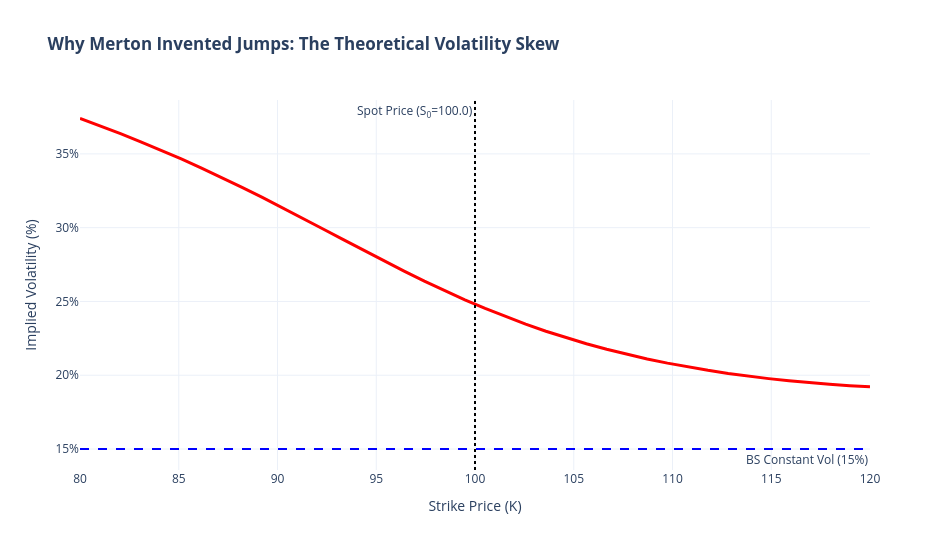

Notebook source saved alongside this figure:
### Code cell
import numpy as np
import plotly.graph_objects as go
import warnings
from src.models.option_pricing_math_engine import merton_jump_call, implied_volatility

# --- 1. Define Theoretical Market Parameters  ---
S0 = 100.0
T = 0.25      # 3 months to expiration
r = 0.05
q = 0.0
theoretical_strikes = np.linspace(80, 120, 40)

# --- 2. Define Baseline vs Jump Parameters  ---
sigma_baseline = 0.15 
lam = 1.0     # 1 jump per year
mu_j = -0.20  # Average jump is a 20% market crash
delta = 0.15  # Volatility of the jump size

# --- 3. Calculate Prices and Convert to IV  ---
merton_ivs = []

with warnings.catch_warnings():
    warnings.simplefilter("ignore")
    for K in theoretical_strikes:
        # Step A: Get the theoretical Merton Price
        m_price = merton_jump_call(S0, K, T, r, q, sigma_baseline, lam, mu_j, delta)
        
        # Step B: Back-calculate IV using Black-Scholes engine
        m_iv = implied_volatility(m_price, S0, K, T, r, q)
        merton_ivs.append(m_iv * 100) # Convert to percentage

merton_ivs = np.array(merton_ivs)

# --- 4. Initialize Plotly Figure ---
fig = go.Figure()

# Add the Merton Volatility Smile 
fig.add_trace(go.Scatter(
    x=theoretical_strikes, 
    y=merton_ivs,
    mode='lines',
    name='Merton Jump Diffusion',
    line=dict(color='red', width=3),
    hovertemplate='IV: %{y:.2f}%<extra></extra>'
))

# --- 5. Add Theoretical Annotations  ---
# Constant Black-Scholes Volatility Line
fig.add_hline(
    y=sigma_baseline * 100, 
    line_dash="dash", 
    line_color="blue",
    annotation_text=f"BS Constant Vol ({sigma_baseline*100:.0f}%)", 
    annotation_position="bottom right"
)

# Spot Price (ATM) Vertical Line
fig.add_vline(
    x=S0, 
    line_dash="dot", 
    line_color="black",
    annotation_text=f"Spot Price (S<sub>0</sub>={S0})", 
    annotation_position="top left"
)

# --- 6. Consolidated Layout Control ---
fig.update_layout(
    title="<b>Why Merton Invented Jumps: The Theoretical Volatility Skew</b>",
    xaxis=dict(
        title="Strike Price (K)",
        unifiedhovertitle=dict(text="<b>Strike Price: %{x:.2f}</b>")
    ),
    yaxis=dict(
        title="Implied Volatility (%)",
        ticksuffix="%"
    ),
    template='plotly_white',
    hovermode='x unified', # Perfectly compare the Skew vs. Baseline
    width=950,
    height=550,
    legend=dict(
        yanchor="top", y=0.99,
        xanchor="right", x=0.99,
        bgcolor="rgba(255, 255, 255, 0.5)"
    )
)

fig.show(config={'displayModeBar': False})

# Debugging diagnostics 
print(f"Calculated IVs: {merton_ivs[:5]}") 
print(f"Number of NaNs: {np.isnan(merton_ivs).sum()} out of {len(merton_ivs)}")

### Figure 1 — Plotly figure (JSON) as saved in the notebook; plotly's stock layout.template omitted (floating-point values rounded to 4 significant figures)
{"data": [{"hovertemplate": "IV: %{y:.2f}%<extra></extra>", "line": {"color": "red", "width": 3}, "mode": "lines", "name": "Merton Jump Diffusion", "type": "scatter", "x": [80.0, 81.03, 82.05, 83.08, 84.1, 85.13, 86.15, 87.18, 88.21, 89.23, 90.26, 91.28, 92.31, 93.33, 94.36, 95.38, 96.41, 97.44, 98.46, 99.49, 100.5, 101.5, 102.6, 103.6, 104.6, 105.6, 106.7, 107.7, 108.7, 109.7, 110.8, 111.8, 112.8, 113.8, 114.9, 115.9, 116.9, 117.9, 119.0, 120.0], "y": [37.4, 36.89, 36.37, 35.82, 35.25, 34.65, 34.04, 33.39, 32.73, 32.05, 31.35, 30.63, 29.91, 29.19, 28.47, 27.75, 27.06, 26.38, 25.73, 25.11, 24.53, 23.98, 23.46, 22.98, 22.54, 22.13, 21.76, 21.42, 21.1, 20.82, 20.56, 20.33, 20.12, 19.94, 19.77, 19.62, 19.49, 19.38, 19.29, 19.22]}], "layout": {"annotations": [{"showarrow": false, "text": "BS Constant Vol (15%)", "x": 1, "xanchor": "right", "xref": "x domain", "y": 15, "yanchor": "top", "yref": "y"}, {"showarrow": false, "text": "Spot Price (S<sub>0</sub>=100.0)", "x": 100, "xanchor": "right", "xref": "x", "y": 1, "yanchor": "top", "yref": "y domain"}], "height": 550, "hovermode": "x unified", "legend": {"bgcolor": "rgba(255, 255, 255, 0.5)", "x": 0.99, "xanchor": "right", "y": 0.99, "yanchor": "top"}, "shapes": [{"line": {"color": "blue", "dash": "dash"}, "type": "line", "x0": 0, "x1": 1, "xref": "x domain", "y0": 15, "y1": 15, "yref": "y"}, {"line": {"color": "black", "dash": "dot"}, "type": "line", "x0": 100, "x1": 100, "xref": "x", "y0": 0, "y1": 1, "yref": "y domain"}], "title": {"text": "<b>Why Merton Invented Jumps: The Theoretical Volatility Skew</b>"}, "width": 950, "xaxis": {"title": {"text": "Strike Price (K)"}, "unifiedhovertitle": {"text": "<b>Strike Price: %{x:.2f}</b>"}}, "yaxis": {"ticksuffix": "%", "title": {"text": "Implied Volatility (%)"}}}}
